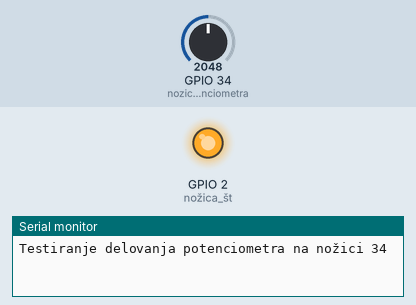
Simulated run of this program. Board: ESP32. Parts: output pins drawn as LEDs (lit = HIGH), the last lines printed to the serial monitor. Inputs (shaded band) come from the test bench; at power-on: GPIO 34 (nozicaPotenciometra) = 2048.

Above: at 0.1 s.
At 1.6 s:
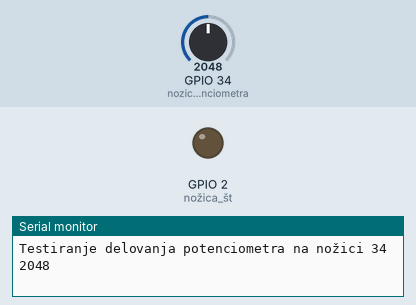
Timing chart, 0 to 3.1 s (numbered marks = the images above):
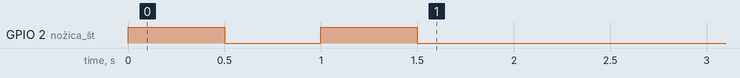

The program:

main.cpp
```cpp
#include <Arduino.h>

const int nozicaPotenciometra = 34;

int vrednostPotenciometra;


// konec funkcije webSocketEvent

void setup() {
  // put your setup code here, to run once:
  // tu zapišemo kodo, ki se bo izvedla le enkrat - nastavitve

  Serial.begin(115200); // hitrost komunikacije preko serijskega protokola

  Serial.println("Testiranje delovanja potenciometra na nožici 34");

  // del, ki služi kot indikator, de je koda prenešena na modul
  pinMode(2, OUTPUT); // nožica št. 2 bo delovala kot izhod
  digitalWrite(2, HIGH); // na nožici 2 zapišemo visoko vrednost - LED zasveti
  delay(500); // zakasnitev izvedbe programa za specificiran čas v milisekundah, 1000 ms = 1 s
  digitalWrite(2, LOW); // na nožici 2 zapišemo nizko vrednost - LED ugasne
  delay(500); // zakasnitev izvedbe programa za specificiran čas v milisekundah, 1000 ms = 1 s
  digitalWrite(2, HIGH); // na nožici 2 zapišemo visoko vrednost - LED zasveti
  delay(500); // zakasnitev izvedbe programa za specificiran čas v milisekundah, 1000 ms = 1 s
  digitalWrite(2, LOW); // na nožici 2 zapišemo nizko vrednost - LED ugasn

}

void loop() {

  vrednostPotenciometra = analogRead(nozicaPotenciometra);
  Serial.println(vrednostPotenciometra);
  delay(100);


}
```
